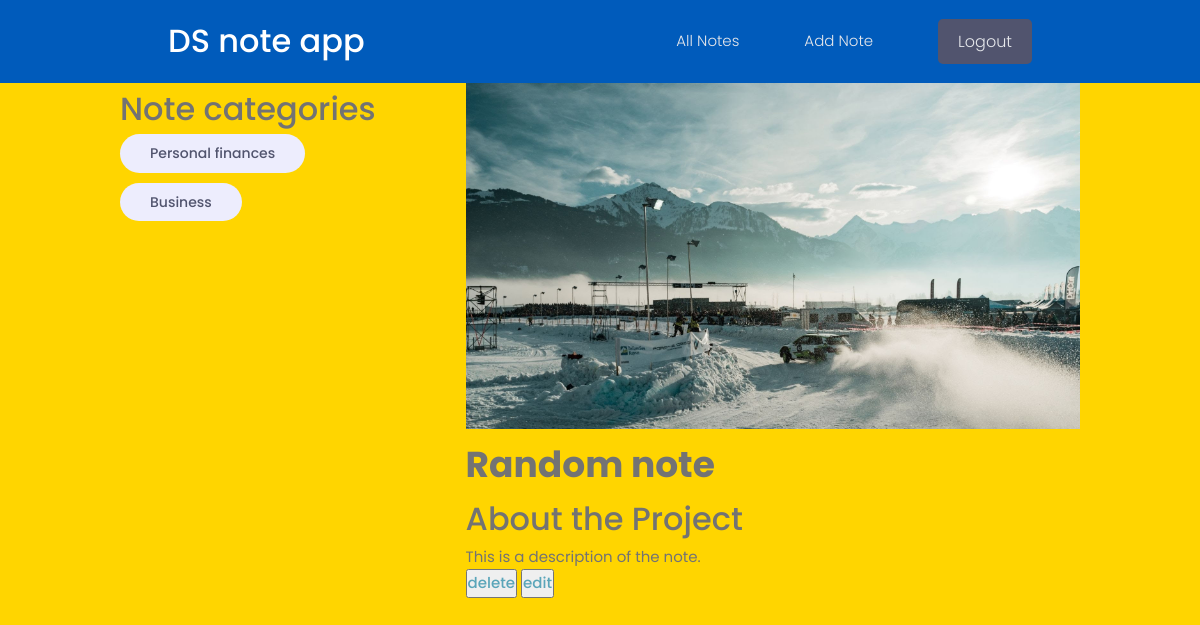
Screenshot of /project/2e2039ba307247488ac4bb8e9b4d815e/ (signed in) with the database file from the repository.
### projects/models.py (models this page shows)
class Tag(models.Model):
    name = models.CharField(max_length=200)
    created = models.DateTimeField(auto_now_add=True)
    id = models.UUIDField(default=uuid.uuid4, unique=True,
                         primary_key=True, editable=False)
    def __str__(self):
        return self.name

class Project(models.Model):
    title = models.CharField(max_length=200)
    description = models.TextField(null=True, blank=True)
    featured_image = models.ImageField(
        null=True, blank=True, default="default.jpg")
    demo_link = models.CharField(max_length=2000, blank=True)
    source_link = models.CharField(max_length=2000, null=True, blank=True)
    tags = models.ManyToManyField('Tag', blank=True)
    vote_total = models.IntegerField(default=0, null=True, blank=True)
    vote_ratio= models.IntegerField(default=0, null=True, blank=True)
    created = models.DateTimeField(auto_now_add=True)
    id = models.UUIDField(default=uuid.uuid4, unique=True, primary_key=True, editable=False)
    def __str__(self):
        return self.title

### projects/views.py (the view)
# urls.py: path('project/<str:pk>/', views.project, name="project"),
@login_required(login_url="login")
def project(request, pk):
    projectObj = Project.objects.get(id=pk)
    tags = projectObj.tags.all()
    print('projectObj:', projectObj)
    return render(request, 'projects/single-project.html', {'project': projectObj})

### projects/templates/projects/single-project.html
{% extends 'main.html'%}
{% block content %}
<main class="">
    <div class="container">
      <div class="layout">
        <div class="column column--1of3">
          <h3 class="">Note categories</h3>
          <div class="">
            {% for tag in project.tags.all %}
            <span class="tag tag--pill tag--sub tag--lg">
              <small>{{tag}}</small>
            </span>
            {% endfor %}
          </div>
        </div>
        <div class="column column--2of3">
          <img class="" src="{{ project.featured_image.url }}" alt="portfolio thumbnail" />
          <h2 class="">{{project.title}}</h2>
          <h3 class="">About the Project</h3>
          <div class="">
            {{project.description}}
          </div>
          <button class=""><a href="{% url 'delete-project' project.id %}">delete</a></button>
          <button class=""><a href="{% url 'update-project' project.id %}">edit</a></button>
{% endblock content %}

### static/styles/app.css (style rules this page uses)
:root { --color-sub: #2d2d39; }
img { width: 100%; }

### static/uikit/styles/modules/_variables.css (style rules this page uses)
:root { --color-main: #5aa5b9; --color-main-light: #e6faff; --color-sub: #3f4156; --color-sub-light: #51546e; --color-sub-lighter: #ededfd; --color-text: #737373; --color-gray: #8b8b8b; --color-light: #e5e7eb; --color-light-gray: #767676; --color-bg: #f8fafd; --color-white: #fffefd; --color-white-light: #f3f3f3; --color-success: #359e64; --color-success-bg: #def8e8; --color-error: #fc4b0b; --color-error-bg: #fff2ee; --font-base: 'Poppins', arial, helvetica, 'Segoe UI', roboto, ubuntu, sans-serif; --font-monospace: 'Fira Code', 'Courier New', courier, monospace; --font-regular: 300; --font-medium: 500; --font-bold: 700; --generic-shadow: 1px 1px 5px #00000010; --generic-transition: all 0.3s ease-in-out; }

### static/uikit/styles/modules/_base.css (style rules this page uses)
* { margin: 0; padding: 0; box-sizing: border-box; text-rendering: optimizeLegibility; color: inherit; font-size: inherit; }
html { font-size: 50%; }
@media only screen and (min-width: 480px) { html { font-size: 56.25%; } }
@media only screen and (min-width: 1200px) { html { font-size: 62.5%; } }
body { line-height: 1.6; font-weight: 400; font-size: 1.5rem; color: var(--color-text); background-color: var(--color-bg); min-height: 100vh; }

### static/uikit/styles/modules/_typography.css (style rules this page uses)
* { font-family: var(--font-base); }
h2 { font-size: 3.6rem; font-weight: var(--font-bold); }
h3 { font-size: 3.2rem; font-weight: var(--font-medium); }
p, span, strong { font-size: 1.6rem; color: var(--color-text); font-weight: var(--font-regular); }
a { padding-bottom: 2px; text-decoration: none; display: inline-block; color: var(--color-main); font-weight: var(--font-medium); }

### static/uikit/styles/modules/_utilities.css (style rules this page uses)
.container { width: 92%; max-width: 165rem; margin: 0 auto; box-sizing: border-box; }
@media screen and (min-width: 1000px) { .container { width: 90%; } }
@media screen and (min-width: 1200px) { .container { width: 80%; } }

### static/uikit/styles/modules/_tag.css (style rules this page uses)
.tag { display: inline-flex; align-items: center; background-color: var(--color-sub); height: -webkit-fit-content; height: -moz-fit-content; height: fit-content; width: -webkit-fit-content; width: -moz-fit-content; width: fit-content; border-radius: 0.5rem; padding: 0.5rem 1.5rem; font-size: 1.2rem; cursor: pointer; }
.tag:not(:last-child) { margin-right: 0.25rem; margin-bottom: 0.75rem; }
.tag > small { color: var(--color-white); }
.tag--pill { border-radius: 5rem; }
.tag--sub, .tag--sub > small { background: var(--color-sub-lighter); color: var(--color-sub-light); font-weight: 500; }
.tag--lg { padding: 0.8rem 3rem; font-size: 1.4rem; }
.tag--lg:not(:last-child) { margin-right: 0.5rem; margin-bottom: 1rem; }

### static/uikit/styles/modules/_layout.css (style rules this page uses)
.layout { display: flex; flex-flow: row wrap; justify-content: space-between; }
.layout > .column { margin-bottom: 3rem; }
.layout > .column.column--1of3 { flex-basis: 30%; }
.layout > .column.column--2of3 { flex-basis: 64%; }

### rows the page displays
Tag: name "Personal finances"
Tag: name "Business"
Project: featured_image (picture), title "Random note", description "This is a description of the note."
